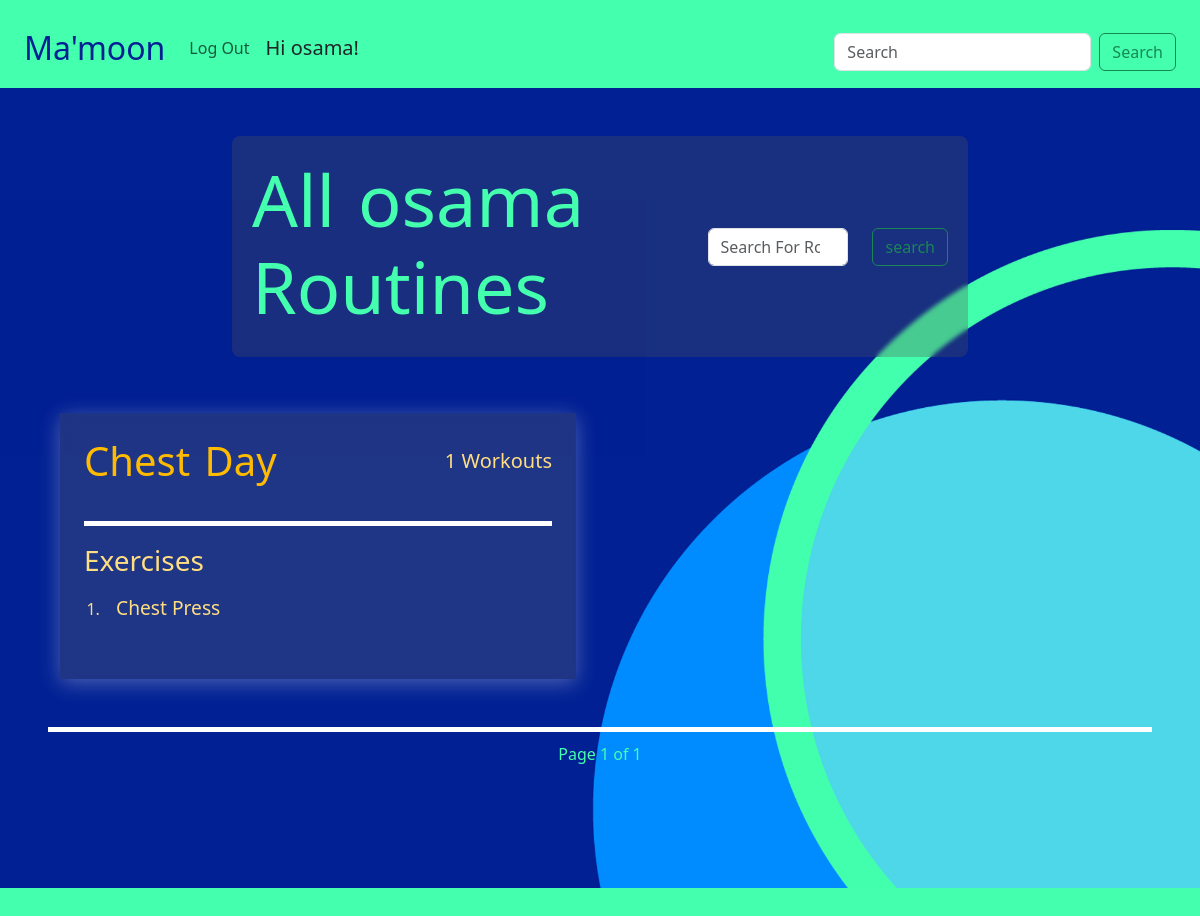
The page /routines/all/ (signed in) on the database its author committed.
### routines/models.py (models this page shows, shortened)
class Routine(models.Model):
    name = models.CharField(max_length=256)
    user = models.ForeignKey(User, on_delete=models.CASCADE)
    is_public = models.BooleanField(default=True)

### workouts/models.py (models this page shows, shortened)
class Workout(models.Model):
    routine = models.ForeignKey(Routine, on_delete=models.CASCADE)
    exercise = models.ForeignKey(Exercise, on_delete=models.CASCADE)
    note = models.TextField(blank=True)
    restTime = models.PositiveIntegerField(blank=True)
    start_time = models.DateTimeField(default=timezone.now)
    created_at = models.DateTimeField(auto_now_add=True)

### exercises/models.py (models this page shows, shortened)
class Exercise(models.Model):
    class WorkoutCategory(models.TextChoices):
        HOME_WORKOUT = 'home', 'Home Workout'
        CLUB_WORKOUT = 'club', 'Club Workout'
        BOTH_WORKOUTS = 'both', 'Home and Club Workouts'
    class EquipmentCategory(models.TextChoices):
        NO_EQUIPMENT = 'none', 'No Machine'
        MACHINE = 'machine', 'Machine'
    class ExerciseCategory(models.TextChoices):
        STRENGTH = 'strength', 'Strength'
        CARDIO = 'cardio', 'Cardio'
        FLEXIBILITY = 'flexibility', 'Flexibility'
    name = models.CharField(max_length=256)
    description = models.TextField(blank=True)
    image = models.ImageField(upload_to="media/images/exercises/")
    video_link = models.URLField(blank=True)
    video = models.FileField(upload_to="media/videos/", blank=True)
    workout_category = models.CharField(
        max_length=30,
        choices=WorkoutCategory.choices
    )
    equipment_category = models.CharField(
        max_length=30,
        choices=EquipmentCategory.choices
    )
    exercise_category = models.CharField(
        max_length=30,
        choices=ExerciseCategory.choices
    )

### routines/views.py (the view)
# urls.py: path("all/", views.all_routines_view, name="all_routines_view"),
def all_routines_view(request:HttpRequest):
    if not request.user.is_authenticated:
        messages.warning(request, "Only registered users can see their routines", "alert-warning")
        return redirect("main:home_view")
    routines = Routine.objects.filter(user=request.user)
    page_number = request.GET.get("page", 1)
    paginator = Paginator(routines, 4)
    routines_page = paginator.get_page(page_number)
    return render(request, "routines/all_routines.html", {'routines': routines_page})

### routines/templates/routines/all_routines.html (shortened to what this page needs)
{% extends 'main/base.html' %}
{% block content %}
{% load static %}
<div class="d-flex flex-column justify-content-center align-items-center">
    <div class="transparent-bg d-flex flex-column flex-lg-row justify-content-center align-items-center justify-content-lg-between align-items-lg-center gap-sm-2 gap-md-3 col-lg-8">
        <h1>
            All {{request.user.first_name}} Routines
        </h1>
        <form class="d-flex" role="search" method="get" action="{% url 'routines:search_routines_view' %}">
            <div class="d-flex flex-row justify-content-center align-items-center gap-3">
                <input  class="form-control me-2" type="search" placeholder="Search For Routine" aria-label="Search" name="search"  required minlength="3">
                <input type="submit" value="search" class="btn btn-outline-success"/>
            </div>
        </form>
    </div>
    {% include 'routines/routines_list.html' %}
</div>
<div class="line mt-5"></div>
<div class="pagination d-flex justify-content-center align-items-center gap-4">
    <div class="">
        Page {{ routines.number }} of {{ routines.paginator.num_pages }}
    </div>
</div>
{% endblock %}

### main/templates/main/base.html (shortened to what this page needs)
{% load static %}
<!DOCTYPE html>
<html lang="en">
<head>
    <link href="https://cdn.jsdelivr.net/npm/bootstrap@5.3.3/dist/css/bootstrap.min.css" rel="stylesheet">
    <link href="{% static 'css/style.css' %}" rel="stylesheet" />
    <link rel="stylesheet" href="https://cdn.jsdelivr.net/npm/bootstrap-icons@1.11.3/font/bootstrap-icons.min.css">
</head>
<body>
    <div class="container-fluid sticky-top pt-3" style="background-color: #43FFAE;">
        <nav class="navbar navbar-expand-lg">
            <div class="container-fluid">
                <a class="navbar-brand" href="/" style="color: #002093;"><h2>Ma'moon</h2></a>
                {% url 'main:contact_view' as contact_url %}
                {% url 'routines:new_routine_view' as new_routine %}
                {% url 'routines:all_routines_view' as all_routines %}
                {% url 'exercises:all_exercises_view' as all_exercises %}
                {% url 'exercises:new_exercise_view' as new_exercise %}
                <div class="collapse navbar-collapse" id="navbarSupportedContent">
                  <ul class="navbar-nav me-auto mb-2 mb-lg-0">
                    {% if request.user.is_authenticated %}
                      <li class="nav-item">
                        <a class="nav-link" href="{% url 'accounts:log_out' %}">Log Out</a>
                      </li>
                    {% endif %}
                    {% if request.user.is_staff %}
                    <li class="nav-item">
                      <a class="nav-link" >
                        <h5 class="text-dark">
                          Hi {{request.user.first_name}}!
                        </h5>
                      </a>
                    </li>
                    <li class="nav-item">
                      <a class="nav-link" >
                        <h5 class="text-secondary">
                          Logged in as a staff member
                        </h5>
                      </a>
                    </li>
                    {% elif request.user.is_authenticated  %}
                    <li class="nav-item">
                      <a class="nav-link" >
                        <h5 class="text-dark">
                          Hi {{request.user.first_name}}!
                        </h5>
                      </a>
                    </li>
                    {% endif %}
                  </ul>
                  <form class="d-flex" role="search" method="get" action="">
                    <input  class="form-control me-2" type="search" placeholder="Search" aria-label="Search" name="search" value="{{request.GET.search}}" required minlength="3">
                    <button class="btn btn-outline-success" type="submit">Search</button>
                  </form>
                </div>
              </div>
        </nav>
    </div>
    <main class="p-5">
      {% block content %}
      {% endblock %}
    </main>
    <footer class="p-4">
</footer>
</body>
</html>

### routines/templates/routines/routines_list.html (shortened to what this page needs)
<div class="container">
    <div class="row mt-2 row-cols-1 row-cols-sm-1 row-cols-lg-2 g-5">
        {% if request.user.is_authenticated %}
            {% if request.user == user %}
                {% for routine in routines %}
                    <div class="col">
                        <div class="d-flex flex-column justify-content-start align-items-start h-100 p-4 gap-2 routine_card">
                            <div class="d-flex justify-content-between align-items-center w-100">
                                <a href="{% url 'routines:routine_detail_view' routine.id %}">
                                    <h2>{{routine.name}} </h2>
                                </a>
                                <h5>{{routine.workout_set.all.count}} Workouts</h5>
                            </div>
                            <div class="line"></div>
                            <h3 class="">Exercises</h3>
                            <ol class="row row-cols-1 row-cols-sm-2 row-cols-md-3 justify-content-between w-100">
                                {% for workout in routine.workout_set.all %}
                                    <li class="col-12">
                                        <p>{{workout.exercise.name}}</p>
                                    </li>
                                {% endfor %}
                            </ol>
                        </div>
                    </div>
                {% endfor %}
            {% endif %}
        {% endif %}
    </div>
  </div>

### main/static/css/style.css (style rules this page uses)
body { background-color: #43FFAE; }
a { text-decoration: none; }
h1 { font-size: 4.5rem; color: #43FFAE; }
h1, h2 { word-spacing: 4px; }
main { min-height: 100vh; background-image: url('/static/images/Cover.png'); background-size: cover; background-position:center; }
main { color: #43FFAE; }
main a { color: #43FFAE; }
.transparent-bg { background-color: rgba(83, 83, 83, 0.3); border-radius: 8px; padding: 20px; backdrop-filter: blur(2px); }
.routine_card { background-color: rgba(102, 102, 102, 0.3); backdrop-filter: blur(6px); box-shadow: 0 4px 20px rgba(255, 255, 255, 0.3); transition: transform 0.5s ease-in-out, box-shadow 0.5s ease-in-out, border 0.5s ease-in-out, backdrop-filter 0.5s ease-in-out, background-color 0.5 ease-in-out; }
.line { width: 100%; height: 5px; background-color: #ffffff; margin: 20px 0; margin-bottom: 10px; }
.routine_card h2 { font-size: 2.5rem; color: #ffbb00; transition: transform 0.3s ease; }
.routine_card p { font-size: 1.2rem; }
.routine_card { color: #ffde82; }

### rows shown on the page
Routine: name "Chest Day", workout_set.all.count "1"
Workout: exercise.name "Chest Press"

### other values the page prints
{{ request.user.first_name }} "osama"
{{ routines.number }} "1"
{{ routines.paginator.num_pages }} "1"
